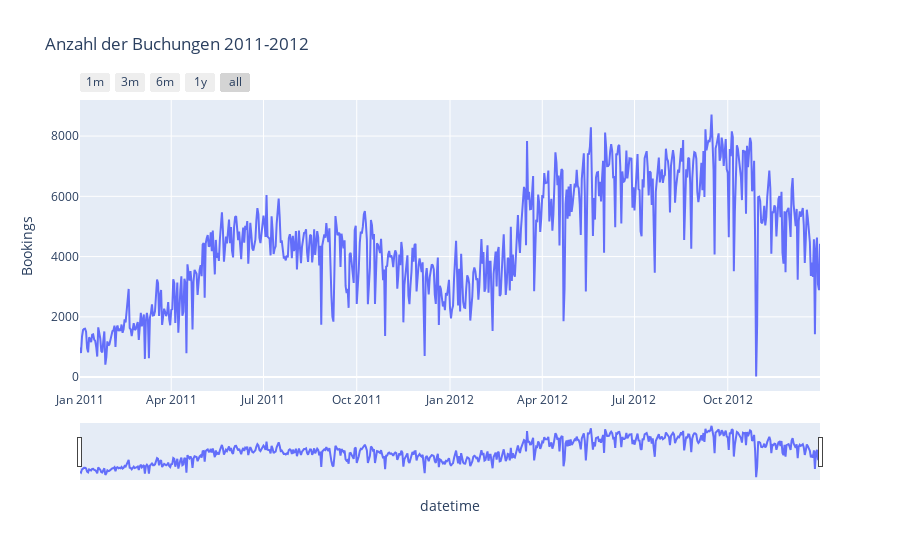

Notebook code for this chart:
### Markdown cell above
# Nutzungsverhalten in Zeit Dimension

### Code cell
fig_overall_count = px.line(df_day.reset_index(),y='Bookings', x="datetime", title = 'Anzahl der Buchungen 2011-2012')
fig_overall_count.update_xaxes(
    rangeslider_visible=True,
    rangeselector=dict(
        buttons=list([
            dict(count=1, label="1m", step="month", stepmode="backward"),
            dict(count=3, label="3m", step="month", stepmode="backward"),
            dict(count=6, label="6m", step="month", stepmode="backward"),
            dict(count=1, label="1y", step="year", stepmode="backward"),
            dict(step="all")])))
fig_overall_count.show()

### Figure 1 — Plotly figure (JSON) as saved in the notebook; plotly's stock layout.template omitted (floating-point values rounded to 4 significant figures; data arrays with more than 128 entries replaced by an {"elided": "..."} marker saying what was removed)
{"data": [{"hovertemplate": "datetime=%{x}<br>Bookings=%{y}<extra></extra>", "legendgroup": "", "line": {"color": "#636efa", "dash": "solid"}, "marker": {"symbol": "circle"}, "mode": "lines", "name": "", "orientation": "v", "showlegend": false, "type": "scatter", "x": {"elided": "731 str values"}, "xaxis": "x", "y": {"elided": "731 int values"}, "yaxis": "y"}], "layout": {"legend": {"tracegroupgap": 0}, "title": {"text": "Anzahl der Buchungen 2011-2012"}, "xaxis": {"anchor": "y", "domain": [0, 1], "rangeselector": {"buttons": [{"count": 1, "label": "1m", "step": "month", "stepmode": "backward"}, {"count": 3, "label": "3m", "step": "month", "stepmode": "backward"}, {"count": 6, "label": "6m", "step": "month", "stepmode": "backward"}, {"count": 1, "label": "1y", "step": "year", "stepmode": "backward"}, {"step": "all"}]}, "rangeslider": {"visible": true}, "title": {"text": "datetime"}}, "yaxis": {"anchor": "x", "domain": [0, 1], "title": {"text": "Bookings"}}}}
